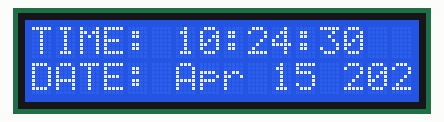
This sketch was run on a simulated Arduino Leonardo, built with avr-gcc and run on an emulated ATmega32U4. On the bench: 16×2 character LCD. The local clock reads 2024-03-15 10:24:30 at power-on unless the sketch sets it.

Above: at 0.1 s.
At 4.1 s:
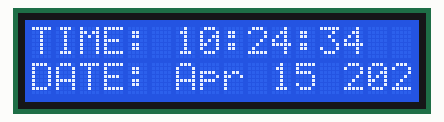
At 9.1 s:
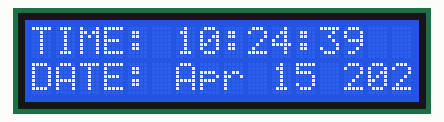
At 19.1 s:
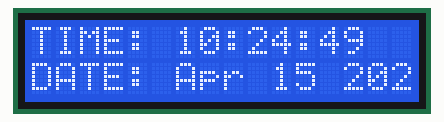
At 29.1 s:
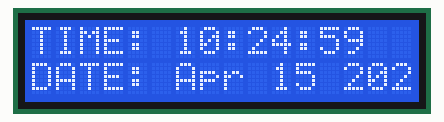
At 39.1 s:
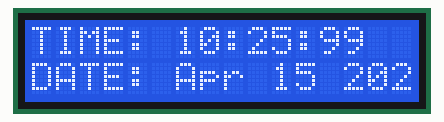

Measured:
- what the display in image 1 shows lasts 1.0 s, from 4.0 s to 5.0 s

The sketch:

lcd2.ino
```cpp
#include <Wire.h>
#include <LiquidCrystal.h>
#include <DS1307RTC.h>
#include <Time.h>

LiquidCrystal lcd (7, 8, 9, 10, 11, 12);
tmElements_t tm;

const char *monthName[12] = {
  "Jan", "Feb", "Mar", "Apr", "May", "Jun",
  "Jul", "Aug", "Sep", "Oct", "Nov", "Dec"
};

//1Hz interrupt
void configTimer4()
{
  TCCR4A = 0;// set entire TCCR1A register to 0
  TCCR4B = 0;// same for TCCR1B
  TCNT4  = 0;//initialize counter value to 0
  // set compare match register for 1hz increments
  OCR4A = 15624/1;// = (16*10^6) / (1*1024) - 1 (must be <65536)
  // turn on CTC mode
  TCCR4B |= (1 << WGM12);
  // Set CS12 and CS10 bits for 1024 prescaler
  TCCR4B |= (1 << CS12) | (1 << CS10);
  // enable timer compare interrupt
  TIMSK4 |= (1 << OCIE4A);
}

void setup ()
{
  Serial.begin(9600);
  lcd.begin(16, 2);
  Wire.begin();
  cli();
  configTimer4();
  sei();
}

void loop ()
{

  if (RTC.read(tm))
  {
    lcd.setCursor(0,0);
    lcd.print("TIME: ");
    lcd.print(tm.Hour);
    lcd.print(":");
    lcd.print(tm.Minute);
    lcd.print(":");
    lcd.print(tm.Second);

    lcd.setCursor(0,1);
    lcd.print("DATE: ");
    lcd.print(monthName[tm.Month]);
    lcd.print(" ");
    lcd.print(tm.Day);
    lcd.print(" ");
    lcd.print(tmYearToCalendar(tm.Year));
  }
  else
  {
    if (RTC.chipPresent())
    {
      Serial.println("The DS1307 is stopped.  Please run the SetTime");
      Serial.println("example to initialize the time and begin running.");
      Serial.println();
    }
    else
    {
      Serial.println("DS1307 read error!  Please check the circuitry.");
      Serial.println();
    }
  }
}

ISR(TIMER4_COMPA_vect)
{

}
```
